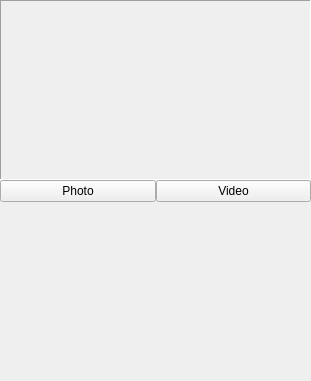
<ui version="4.0" >
 <class>CameraBase</class>
 <widget class="QWidget" name="CameraBase" >
  <property name="geometry" >
   <rect>
    <x>0</x>
    <y>0</y>
    <width>311</width>
    <height>381</height>
   </rect>
  </property>
  <property name="windowTitle" >
   <string>Camera</string>
  </property>
  <layout class="QGridLayout" >
   <property name="leftMargin" >
    <number>0</number>
   </property>
   <property name="topMargin" >
    <number>0</number>
   </property>
   <property name="rightMargin" >
    <number>0</number>
   </property>
   <property name="bottomMargin" >
    <number>0</number>
   </property>
   <property name="horizontalSpacing" >
    <number>0</number>
   </property>
   <property name="verticalSpacing" >
    <number>0</number>
   </property>
   <item row="0" column="0" colspan="2" >
    <widget class="QFrame" name="videocapturecontainer" >
     <property name="sizePolicy" >
      <sizepolicy vsizetype="Expanding" hsizetype="Expanding" >
       <horstretch>0</horstretch>
       <verstretch>0</verstretch>
      </sizepolicy>
     </property>
     <property name="frameShape" >
      <enum>QFrame::Panel</enum>
     </property>
     <property name="frameShadow" >
      <enum>QFrame::Sunken</enum>
     </property>
     <layout class="QVBoxLayout" >
      <property name="spacing" >
       <number>6</number>
      </property>
      <property name="leftMargin" >
       <number>4</number>
      </property>
      <property name="topMargin" >
       <number>4</number>
      </property>
      <property name="rightMargin" >
       <number>4</number>
      </property>
      <property name="bottomMargin" >
       <number>4</number>
      </property>
      <item>
       <widget class="VideoCaptureView" native="1" name="videocaptureview" >
        <property name="sizePolicy" >
         <sizepolicy vsizetype="Expanding" hsizetype="Expanding" >
          <horstretch>0</horstretch>
          <verstretch>0</verstretch>
         </sizepolicy>
        </property>
       </widget>
      </item>
     </layout>
    </widget>
   </item>
   <item row="1" column="0" >
    <widget class="QPushButton" name="photo" >
     <property name="text" >
      <string>Photo</string>
     </property>
    </widget>
   </item>
   <item row="1" column="1" >
    <widget class="QPushButton" name="video" >
     <property name="text" >
      <string>Video</string>
     </property>
    </widget>
   </item>
   <item row="2" column="0" colspan="2" >
    <widget class="QFrame" name="thumbs" >
     <property name="frameShape" >
      <enum>QFrame::NoFrame</enum>
     </property>
     <property name="frameShadow" >
      <enum>QFrame::Plain</enum>
     </property>
     <layout class="QHBoxLayout" >
      <property name="spacing" >
       <number>0</number>
      </property>
      <property name="leftMargin" >
       <number>0</number>
      </property>
      <property name="topMargin" >
       <number>0</number>
      </property>
      <property name="rightMargin" >
       <number>0</number>
      </property>
      <property name="bottomMargin" >
       <number>0</number>
      </property>
      <item>
       <widget class="ThumbButton" native="1" name="thumb1" >
        <property name="sizePolicy" >
         <sizepolicy vsizetype="Expanding" hsizetype="Expanding" >
          <horstretch>0</horstretch>
          <verstretch>0</verstretch>
         </sizepolicy>
        </property>
       </widget>
      </item>
      <item>
       <widget class="ThumbButton" native="1" name="thumb2" >
        <property name="sizePolicy" >
         <sizepolicy vsizetype="Expanding" hsizetype="Expanding" >
          <horstretch>0</horstretch>
          <verstretch>0</verstretch>
         </sizepolicy>
        </property>
       </widget>
      </item>
      <item>
       <widget class="ThumbButton" native="1" name="thumb3" >
        <property name="sizePolicy" >
         <sizepolicy vsizetype="Expanding" hsizetype="Expanding" >
          <horstretch>0</horstretch>
          <verstretch>0</verstretch>
         </sizepolicy>
        </property>
       </widget>
      </item>
      <item>
       <widget class="ThumbButton" native="1" name="thumb4" >
        <property name="sizePolicy" >
         <sizepolicy vsizetype="Expanding" hsizetype="Expanding" >
          <horstretch>0</horstretch>
          <verstretch>0</verstretch>
         </sizepolicy>
        </property>
       </widget>
      </item>
      <item>
       <widget class="ThumbButton" native="1" name="thumb5" >
        <property name="sizePolicy" >
         <sizepolicy vsizetype="Expanding" hsizetype="Expanding" >
          <horstretch>0</horstretch>
          <verstretch>0</verstretch>
         </sizepolicy>
        </property>
       </widget>
      </item>
     </layout>
    </widget>
   </item>
  </layout>
 </widget>
 <customwidgets>
  <customwidget>
   <class>VideoCaptureView</class>
   <extends>QWidget</extends>
   <header>videocaptureview.h</header>
  </customwidget>
  <customwidget>
   <class>ThumbButton</class>
   <extends>QWidget</extends>
   <header>thumbbutton.h</header>
  </customwidget>
 </customwidgets>
 <resources/>
 <connections/>
</ui>
